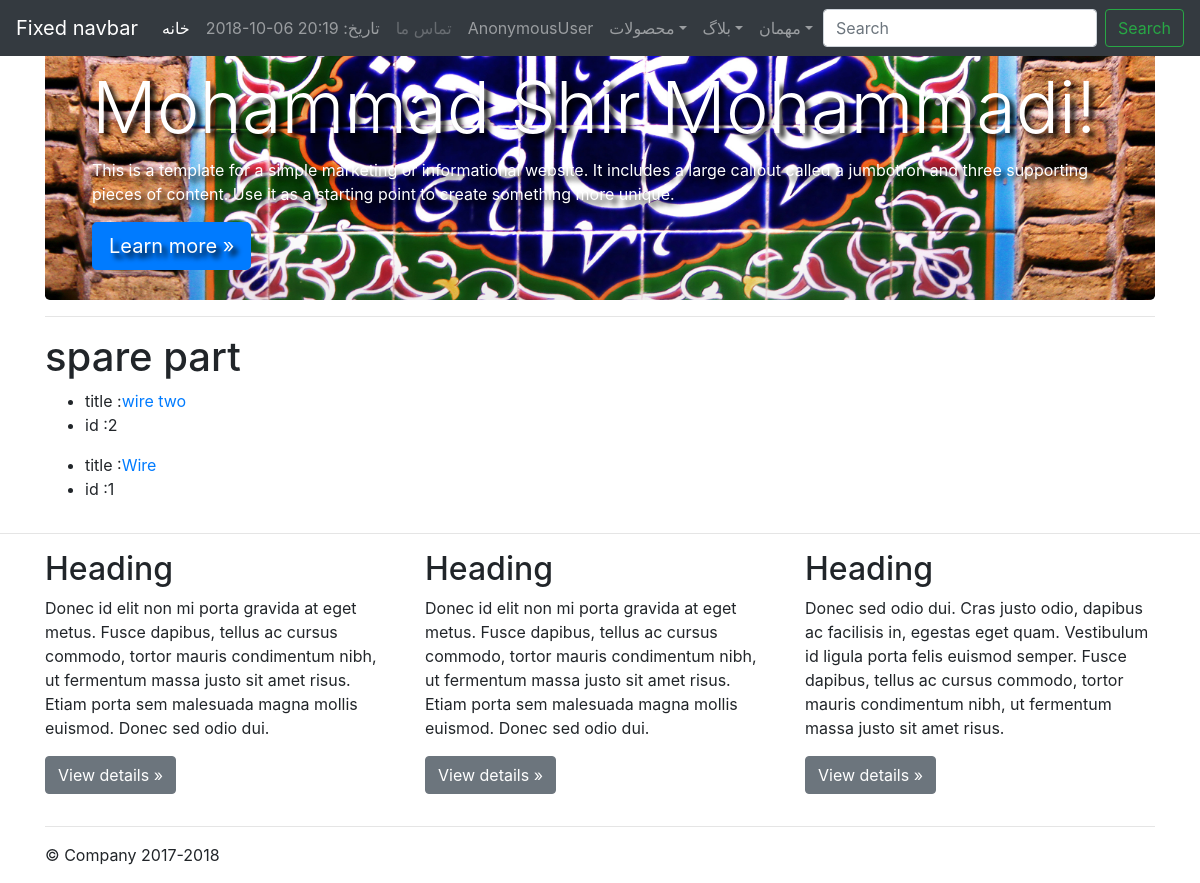
Page /products/category/1/ on the committed database.
### products/models.py (models this page shows, shortened)
class Category(models.Model):
    title = models.CharField(unique=True,max_length=100)
    description = models.TextField(max_length=500)
    slug =models.SlugField()
    def __str__(self):
        return self.title

class Product(models.Model):
    title = models.CharField(max_length=120,help_text="Enter uniqe title")
    hits = models.IntegerField(default=0)
    brand = models.ForeignKey(Brand,on_delete=models.CASCADE)
    description = models.TextField(max_length=1500,help_text='descrip your Product')
    category = models.ManyToManyField(Category)
    active = models.BooleanField(default=True)
    price = models.DecimalField(decimal_places=2,max_digits=15,help_text="قیمت ها به تومان می باشد.")
    class Meta :
        ordering = ["-title"]

### products/views.py (the view)
# urls.py: re_path(r'^category/(?P<id>\d+)/$',views.CategoryDetail,name= "category_detail")
def CategoryDetail(request,id):
    category = get_object_or_404(Category,id=id)
    product = Product.objects.filter(category=category)
    context = {
        "category":category,
        "product":product
    }
    template_name = "category-detail.html"
    return render(request,template_name,context)

### ecommerce/contextprocessor.py (called while the page is built)
def time_now(request):
    return {'time_now':datetime.now()}

### products/templates/category-detail.html
{% extends "base.html" %}
{% block content %}
<div class="container">
    <div class="row">
        <div class="col">
            <hr>
            <h1>{{ category }}</h1>
            {% for pro in product %}
            <ul>
                <li>title :<a href="{% url 'products:product_detail_view' id=pro.id %}">{{ pro.title }}</a> </li>
                <li>id :{{ pro.id }}</li>
            </ul>
            {% endfor %}
        </div>
    </div>
</div>
{% endblock %}

### rows in the picture
Category: title "spare part"
Product: title "wire two", id "2"
Product: title "Wire", id "1"

### other values in the picture
{{ request.user }} "AnonymousUser"
